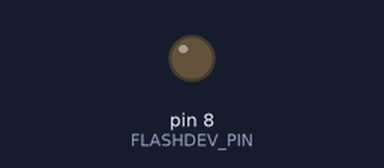
Simulated run of this sketch. Board: Arduino Mega 2560, built with avr-gcc and run on an emulated ATmega2560. Shown: output pins drawn as LEDs (lit = HIGH).

Above: at 1.5 s.
At 3.5 s:
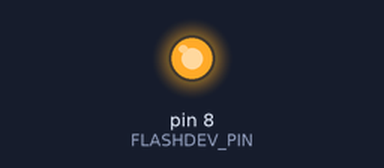
Timing chart, 0 to 5.2 s (numbered marks = the images above):
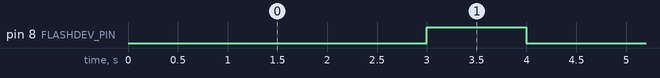

The sketch:

test_flashDev.ino
```cpp
#define FLASHDEV_PIN 8

void setup() {
  // put your setup code here, to run once:
  pinMode(FLASHDEV_PIN, OUTPUT);
  digitalWrite(FLASHDEV_PIN, LOW);
}

void loop() {
  // put your main code here, to run repeatedly:
  delay(3000);
  digitalWrite(FLASHDEV_PIN, HIGH);
  delay(1000);
  digitalWrite(FLASHDEV_PIN, LOW);
}
```

Measured:
- by itself, pin 8 (FLASHDEV_PIN): alternates HIGH for 1.0 s and LOW for 3.0 s
